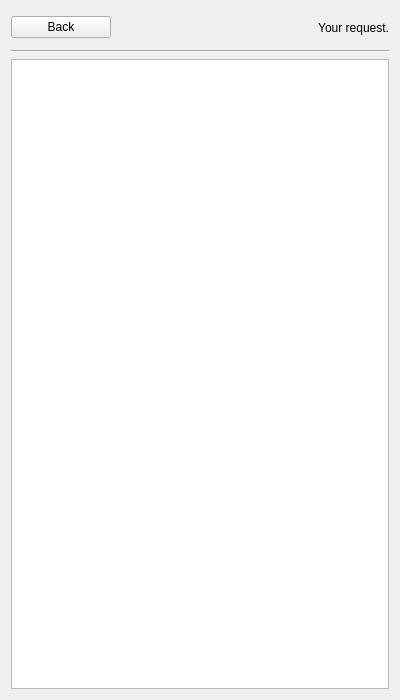
<?xml version="1.0" encoding="UTF-8"?>
<ui version="4.0">
 <class>SearchWindow</class>
 <widget class="QWidget" name="SearchWindow">
  <property name="geometry">
   <rect>
    <x>0</x>
    <y>0</y>
    <width>400</width>
    <height>700</height>
   </rect>
  </property>
  <property name="windowTitle">
   <string>Form</string>
  </property>
  <layout class="QGridLayout" name="gridLayout_2">
   <item row="0" column="0">
    <layout class="QGridLayout" name="gridLayout" rowstretch="1,15">
     <item row="1" column="0">
      <layout class="QVBoxLayout" name="verticalLayout_2">
       <item>
        <widget class="QListView" name="searchList"/>
       </item>
      </layout>
     </item>
     <item row="0" column="0">
      <layout class="QVBoxLayout" name="verticalLayout_3">
       <item>
        <layout class="QHBoxLayout" name="horizontalLayout_3">
         <item>
          <widget class="QPushButton" name="backButton">
           <property name="maximumSize">
            <size>
             <width>100</width>
             <height>16777215</height>
            </size>
           </property>
           <property name="text">
            <string>Back</string>
           </property>
          </widget>
         </item>
         <item>
          <widget class="QLabel" name="queryLabel">
           <property name="text">
            <string>Your request.</string>
           </property>
           <property name="alignment">
            <set>Qt::AlignRight|Qt::AlignTrailing|Qt::AlignVCenter</set>
           </property>
           <property name="margin">
            <number>5</number>
           </property>
          </widget>
         </item>
        </layout>
       </item>
       <item>
        <widget class="Line" name="line">
         <property name="orientation">
          <enum>Qt::Horizontal</enum>
         </property>
        </widget>
       </item>
      </layout>
     </item>
    </layout>
   </item>
  </layout>
 </widget>
 <resources/>
 <connections/>
</ui>
